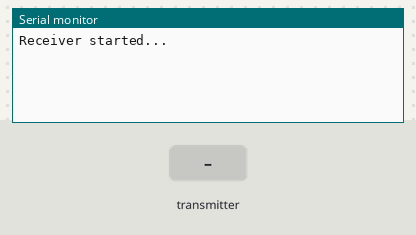
The sketch below on a simulated Arduino Uno, built with avr-gcc and run on an emulated ATmega328P. Shown: the last lines printed to the serial monitor. The test bench sets the inputs (shaded band). No radio packets arrive unless stated.

Above: at 1.2 s.
1.3 s: the transmitter starts sending temperature = 0
At 2.3 s:
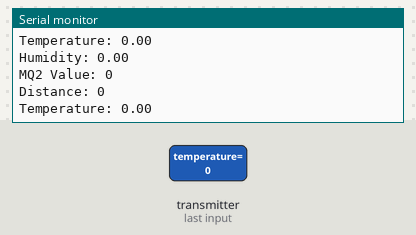
2.8 s: the transmitter starts sending mq2Value = 1023
5.8 s: the transmitter starts sending humidity = 25
8.8 s: the transmitter starts sending distance = 256
11.8 s: the transmitter starts sending humidity = 0
14.8 s: the transmitter starts sending temperature = 25
At 15.9 s:
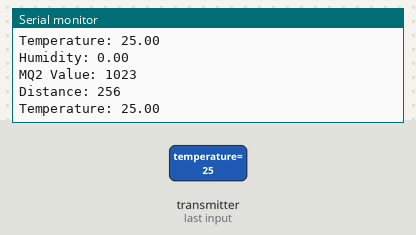

Measured:
- after the input at 1.3 s, the serial monitor: prints a new line at once (image 1)
- after the input at 14.8 s, the serial monitor: prints a new line after 0.13 s (image 2)

The sketch:

Receiver.ino
```cpp
#include <SPI.h>
#include <nRF24L01.h>
#include <RF24.h>

RF24 radio(9, 10);  // CE, CSN
const byte address[6] = "00001";

struct SensorData {
  float temperature;
  float humidity;
  int mq2Value;
  long distance;
};

void setup() {
  Serial.begin(9600);

  radio.begin();
  radio.openReadingPipe(0, address);
  radio.setPALevel(RF24_PA_MIN);
  radio.startListening();

  Serial.println("Receiver started...");
}

void loop() {
  if (radio.available()) {
    SensorData data;
    radio.read(&data, sizeof(data));

    // ส่งออก Serial ตาม Format ที่ Node.js ต้องการ
    Serial.print("Temperature: ");
    Serial.println(data.temperature);

    Serial.print("Humidity: ");
    Serial.println(data.humidity);

    Serial.print("MQ2 Value: ");
    Serial.println(data.mq2Value);

    Serial.print("Distance: ");
    Serial.println(data.distance);

    Serial.println(); // เว้นบรรทัดเพื่อแยก Packet
  }
}
```
